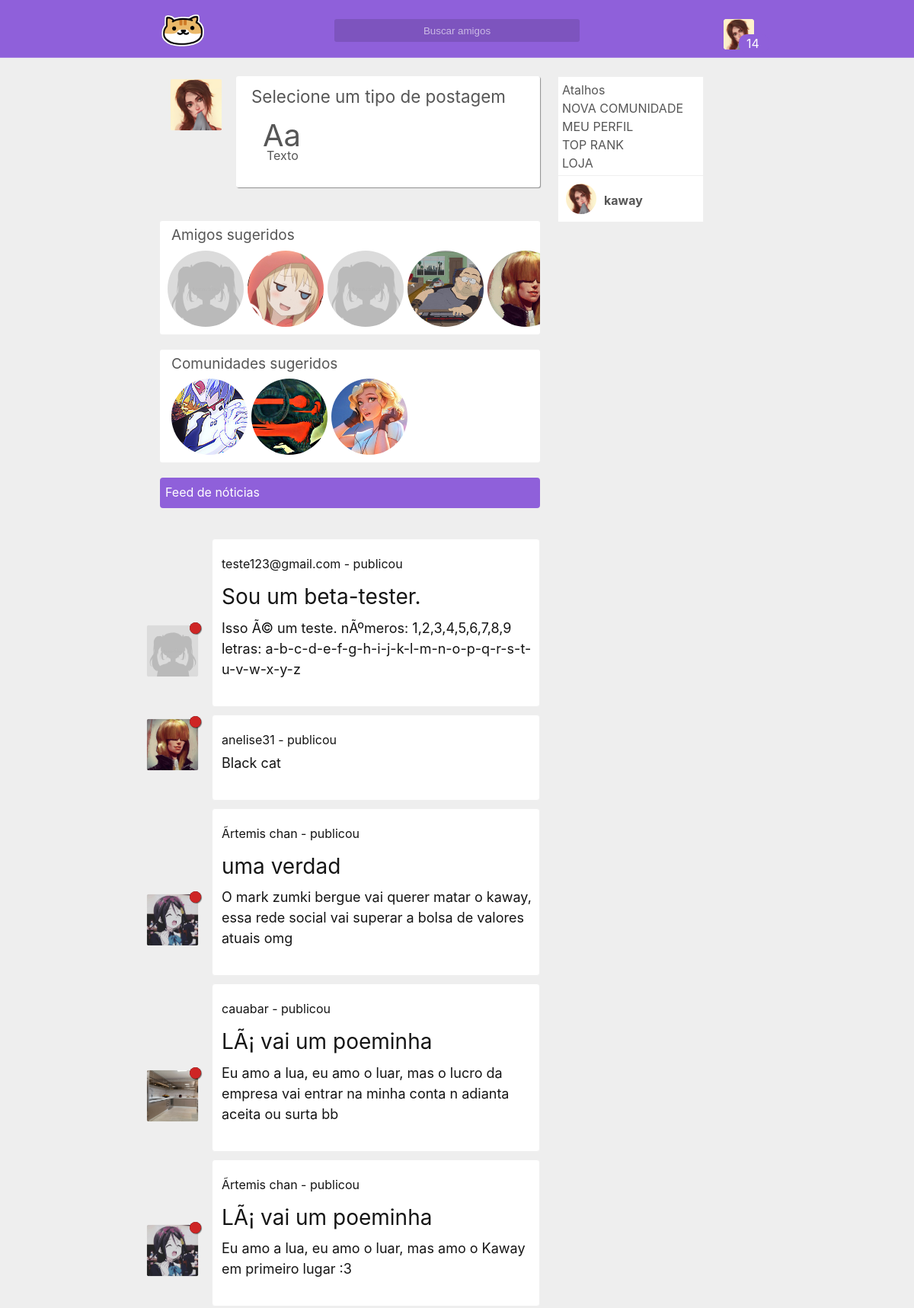
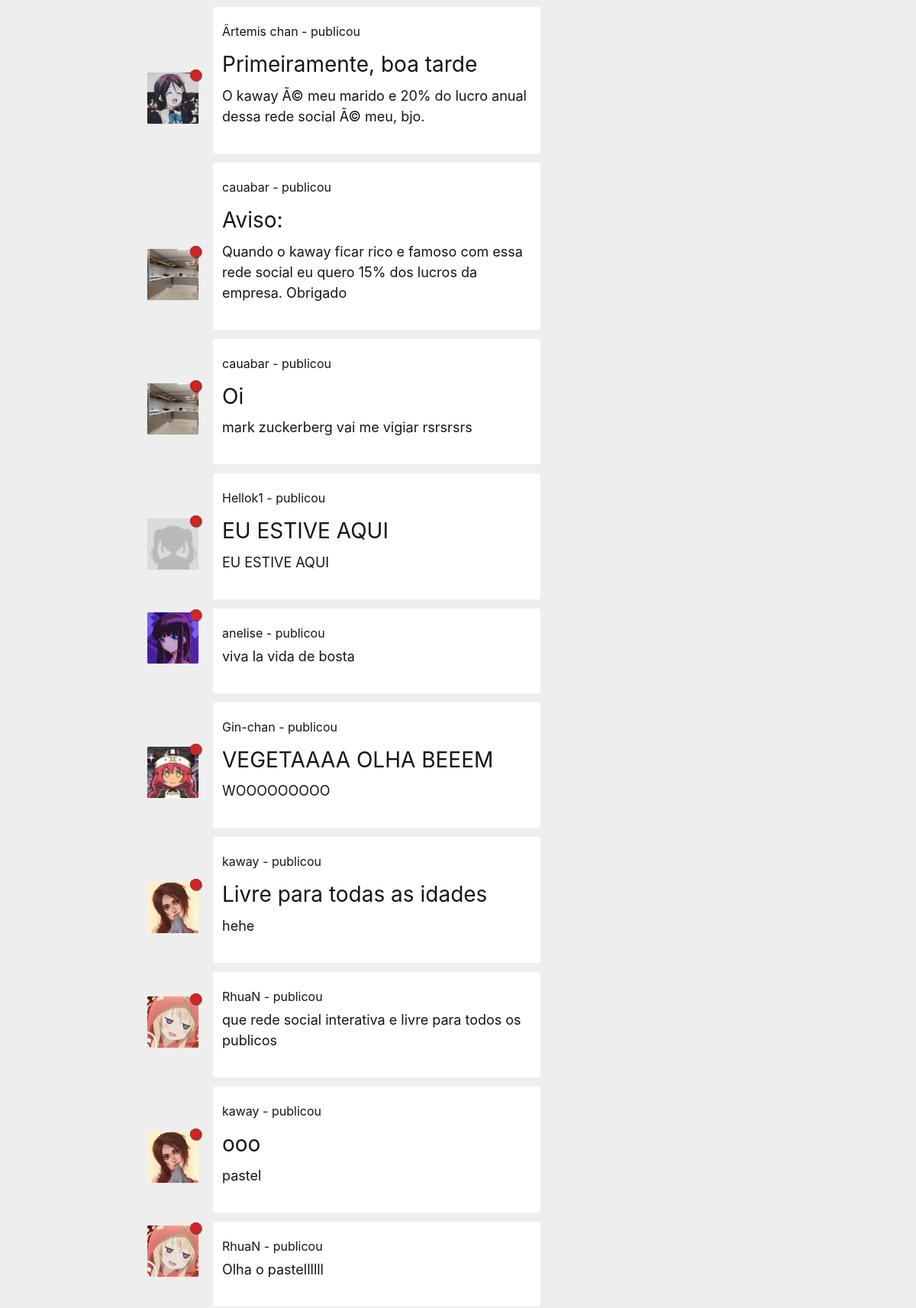
/autoload/start.php (signed in, upper part), run on the app's committed database (2 pictures, top to bottom).
### tables this page shows
CREATE TABLE `user` (
  `id` int(11) NOT NULL,
  `cry` varchar(255) NOT NULL,
  `wtf` varchar(2555) NOT NULL,
  `cool` varchar(2555) NOT NULL,
  `baby` varchar(2555) NOT NULL,
  `very` varchar(2555) NOT NULL,
  `nani` varchar(255) NOT NULL,
  `email` varchar(100) NOT NULL,
  `password` varchar(255) NOT NULL,
  `usuario` varchar(255) NOT NULL,
  `admin` int(11) NOT NULL,
  `avatar` varchar(255) NOT NULL,
  `background` text NOT NULL,
  `cover` text NOT NULL,
  `config` int(11) NOT NULL,
  `game` text NOT NULL,
  `movie` text NOT NULL,
  `pincode` varchar(10) NOT NULL,
  `ip` varchar(255) NOT NULL,
  `tuturial` int(11) NOT NULL,
  `exp` int(11) NOT NULL,
  `lvl` int(11) NOT NULL,
  `tag` int(11) NOT NULL,
  `money` int(11) NOT NULL,
  `status` varchar(200) NOT NULL,
  `anime_favorito` int(11) NOT NULL
);

CREATE TABLE `comunidade` (
  `id` int(11) NOT NULL,
  `iduser` int(11) NOT NULL,
  `nome` text NOT NULL,
  `sobre` text NOT NULL,
  `verificado` int(11) NOT NULL,
  `avatar` varchar(255) NOT NULL,
  `cover` varchar(255) NOT NULL
);

CREATE TABLE `postagem` (
  `id` int(11) NOT NULL,
  `iduser` int(11) NOT NULL,
  `cry` varchar(2555) NOT NULL,
  `title` text NOT NULL,
  `texto` text NOT NULL
);

### autoload/template/body.php (called while the page is built)
<?php
require './templates/index.php';

### autoload/template.php (called while the page is built)
<?php
require './autoload/template/html.php';
function html(){
	require './autoload/template/body.php';
}

### autoload/start.php (called while the page is built)
<?php
require 'template.php';

### autoload/user/user.php (called while the page is built, shortened)
<?php
if(isset($_COOKIE['iduser']) && (isset($_COOKIE['cry']) ) ){
	$iduser = $_COOKIE['iduser'];
	$cry = $_COOKIE['cry'];
    $wtf = $_COOKIE['wtf'];
    $cool = $_COOKIE['cool'];
    $baby = $_COOKIE['baby'];
    $very = $_COOKIE['very'];
	$result_usuario = "SELECT * FROM user WHERE id = '$iduser' && cry = '$cry' and wtf = '$wtf' and cool = '$cool' and baby = '$baby' and very = '$very' LIMIT 1";
    $resultado_usuario = mysqli_query($conn, $result_usuario);
    $user = mysqli_fetch_assoc($resultado_usuario);
}
?>

### config/config.php (called while the page is built, shortened)
<?php
$dataAtual = date('d/m/Y H:i:s');

### view/dashboard/feed/post.php (the view, shortened to what this page needs)
<?php if(isset($template)){?>
<div class="notice">
    <p>Feed de nóticias</p>
</div>
<?php
$post = "SELECT * FROM postagem WHERE id ORDER BY id DESC";
$posta = mysqli_query($conn, $post);
foreach ($posta as $posta => $postas) {
?>
<?php
$quem = $postas['iduser'];
$result_peopledt = "SELECT * FROM user WHERE id = $quem LIMIT 1";
 $resultado_peoplede = mysqli_query($conn, $result_peopledt);
foreach ($resultado_peoplede as $resultado_peoplede => $resultado_peopledes) {
$status = $resultado_peopledes['status'];
$statusatual = null;
if($status >= $dataAtual){
            $statusatual = "1";
}
else{
            $statusatual = "0";
}
?>
<div class="post">
<p style="color: #151515 !important; top: 10px; position: relative; left: 2px;word-wrap: break-word;"><a href="/profile/<?php echo $resultado_peopledes['id'];?>""><?php echo $resultado_peopledes['usuario'];?></a> - publicou</p>
<h1 style="color: #151515 !important; top: -15px; position: relative; left: 2px; font-size: 28px;word-wrap: break-word; width: 95%;"><?php echo $postas['title'];?></h1>
<span style="color: #151515 !important; top: -25px; position: relative; left: 2px; font-size: 18px; word-wrap: break-word;"><?php echo $postas['texto'];?></span>
<div class="postaaa" style="left: -100px; position: absolute;">
<div class="avatar" style="top: -100px; position: absolute;">
<div class="online" style="top: 0px; height: 15px; z-index: 1000; right: 5px; width: 15px; background: #151515;"><div class="verificar" uk-tooltip="<?php if($statusatual == "1"){ echo 'Usuario online';}else{ echo 'Usuario Offline';} ?>" id="verificando<?php echo $resultado_peopledes['id']; echo $postas['id'];?>"></div></div>
<a href='/profile/<?php echo $resultado_peopledes['id'];?>'><img uk-tooltip="<?php echo $resultado_peopledes['usuario'];?>" src="/img/user/<?php echo $resultado_peopledes['avatar'];?>"/></a>
</div>
</div>
</div>
<?Php } } ?>
</div>
<?Php } else{ include '../404/index.php';}?>

### view/dashboard/menu.php (shortened to what this page needs)
<?php if(isset($template)){?>
<?php if(isset($_COOKIE['iduser']) && (isset($_COOKIE['cry']) )){ ?>
<div class="headerta">
	<div class="align">
		<a href="/"><img class="logo" src="/assets/img/friends.png"/></a>
	<div class="boxcenter">
		<input class="busca" type="text" placeholder="Buscar amigos"/>
	</div>
	<div class="boxleft">
		<div class="okaysr">
		<img class="avatar" src="/img/user/<?php echo $user['avatar'];?>"/>
		<p class="myrank"><span id="lvl"><?php echo $user['lvl'];?></span></p>
		</div>
	</div>
	</div>
</div>
<?Php } ?>
<?Php }  else{ include '../404/index.php';}?>

### view/dashboard/post/novo.php (shortened to what this page needs)
<?php if(isset($template)){?>
<div class="postaaa">
<div class="avatar">
<img src="/img/user/<?php echo $user['avatar'];?>"/>
</div>
</div>
<div class="postar">
<div class="tipos">
<p style="color: #565656 !important; top: 20px; position: relative; left: 20px; font-size: 1.4em;">Selecione um tipo de postagem</p>
<div class="tipo" id="tipotexto" uk-tooltip="Publique em forma de texto">
    <h1>Aa</h1>
    <p>Texto</p>
</div>
</div>
</div>
<?Php } else{ include '../404/index.php';}?>

### view/dashboard/sugeridos/amigos.php (shortened to what this page needs)
<?php if(isset($template)){?>
<?php
$iduser = $user['id'];
$result_people = "SELECT * FROM user WHERE id <> '$iduser' ORDER BY RAND() LIMIT 40";
$resultado_people = mysqli_query($conn, $result_people);
$people = mysqli_fetch_assoc($resultado_people);
if($people){
?>
<div class="uk-position-relative uk-visible-toggle uk-light" uk-slider id="sugeridos">
<span>Amigos sugeridos</span>
    <ul class="uk-slider-items uk-child-width-1-2 uk-child-width-1-3@s uk-child-width-1-4@m">
    	<?php
    	$iduser = $user['id'];
    	$result_people = "SELECT * FROM user WHERE id <> '$iduser' ORDER BY RAND() LIMIT 40";
	    $resultado_people = mysqli_query($conn, $result_people);
    	foreach ($resultado_people as $resultado_people => $resultado_peoples) {
    	?>
        <a class="ok" href="/profile/<?php echo $resultado_peoples['id'];?>">
        	<li uk-tooltip="<?php echo $resultado_peoples['usuario'];?>">
            <img src="/img/user/<?php echo $resultado_peoples['avatar'];?>" alt="">
        </li></a>
    <?php }?>
    </ul>
</div>
<?php } ?>
<?Php } else{ include '../404/index.php';}?>

### view/dashboard/sugeridos/paginas.php (shortened to what this page needs)
<?php if(isset($template)){?>
<?php
$result_comunidade = "SELECT * FROM comunidade WHERE id  ORDER BY RAND() LIMIT 40";
$resultado_comunidade = mysqli_query($conn, $result_comunidade);
$comunidade = mysqli_fetch_assoc($resultado_comunidade);
if($comunidade){
?>
<div class="uk-position-relative uk-visible-toggle uk-light" uk-slider id="sugeridos">
<span>Comunidades sugeridos</span>
    <ul class="uk-slider-items uk-child-width-1-2 uk-child-width-1-3@s uk-child-width-1-4@m">
        <?php
        $result_comunidade = "SELECT * FROM comunidade WHERE id  ORDER BY RAND() LIMIT 40";
        $resultado_comunidade = mysqli_query($conn, $result_comunidade);
        foreach ($resultado_comunidade as $resultado_comunidade => $resultado_comunidades) {
        ?>
        <a class="ok" href="/comunidade/<?php echo $resultado_comunidades['id'];?>">
            <li uk-tooltip="<?php echo $resultado_comunidades['nome'];?>">
            <img src="/img/comunidade/avatar/<?php echo $resultado_comunidades['avatar'];?>" alt="">
        </li></a>
    <?php }?>
    </ul>
</div>
<?php } ?>
<?Php } else{ include '../404/index.php';}?>

### view/dashboard/status/me.php
<?php if(isset($template)){?>
<div class="links">
<p>Atalhos</p>
<a href="/create_page">Nova comunidade</a>
<br>
<a href="/profile/<?php echo $user['id'];?>">Meu perfil</a>
<br>
<a href="/toprank">Top rank</a>
<br>
<a href="/loja">Loja</a>
</div>
<div class="status">
<a href="/profile/<?php echo $user['id'];?>">
<img class="avatar" src="/img/user/<?php echo $user['avatar'];?>"/>
<p class="user"><?php echo $user['usuario'];?></p>
</a>
</div>
<?Php } else{ include '../404/index.php';}?>

### assets/css/style.css (style rules this page uses)
* { font-smooth: never; -webkit-font-smoothing : none; padding: 0; margin: 0px; }
body { overflow-y: auto; overflow-x: hidden; }
a { color: #151515 !important; }
a,p,span { font-size: 1em; }
html { background-color: #eee !important; }
p, span, h1, h2 { color: #565656 !important; }
.busca::placeholder { color: hsla(0,0%,100%,.6) !important; opacity: 1; }
input { outline: 0; }
::placeholder { color: #555; opacity: 1; }
.headerta { width: 100%; height: 75px; position: fixed; top: 0; left: 0; background: #8f60da; border-bottom: 1px solid hsla(0,0%,100%,.2);; z-index: 100000000; }
.headerta .logo { position: relative; width: 60px; top: 10px; height: 60px; cursor: pointer; transition: 1s; }
.headerta .align { position: relative; margin: 0px auto; width: 65%; }
.headerta .boxcenter { display: flex; align-items: center; justify-content: center; }
.headerta .boxcenter .busca { background: rgba(0,0,0,.13); -webkit-box-pack: center; -webkit-justify-content: center; -ms-flex-pack: center; justify-content: center; border: none; bottom: 35px; position: relative; padding: 5px; text-align: center; border-radius: 3px; width: 40%; height: 20px; transition: 0.3s; }
.align { position: relative; margin: 0px auto; width: 65%; }
.status { position: fixed; top: 230px; width: 15%; height: 50px; display: flex; align-items: flex-end; float: right; right: 23%; background: #fff; border: 1px solid #efefef; padding: 5px; z-index: 100000; }
.status a { color: #fff !important; }
.feed .post { width: calc(100% - 90px); height: auto; background: #fff !important; border: 1px solid #efefef; margin-top: 10px; top: 50px; position: relative; border-radius: 4px; left: 68px; padding: 10px; }
.status .avatar { border-radius: 50%; width: 40px; height: 40px; top: 10px; position: absolute; left: 10px; }
.status .user { position: absolute; top: 0px; left: 60px; font-weight: bold; color: #565656 !important; }
.boxleft { position: absolute; float: right; right: 0; }
.boxleft .avatar { width: 40px; height: 40px; background: #fff; position: relative; top: 40px; border-radius: 10%; }
.boxleft .okaysr { position: relative; bottom: 105px; height: 90px; border-radius: 20px; cursor: pointer; }
.notice { width: 100%; height: 40px; background: #8f60da !important; border-radius: 4px; margin-top: 20px; top: 20px; position: relative; }
.notice p { text-align: left; padding: 7px; color: #fff !important; }
#sugeridos { position: relative; top: 80px; background: #fff; padding: 10px; border-radius: 3px; margin-top: 20px; }
#sugeridos span { padding: 5px; font-size: 19px; position: relative; bottom: 5px; }
#sugeridos img { width: 100px; height: 100px; border-radius: 0px; border-radius: 50%; }
#sugeridos li { width: 100px !important; height: 100px !important; }
#sugeridos .ok { width: 100px !important; height: 100px !important; margin-left: 5px; }
.postar { width: calc(100% - 100px); background: #fff; height: auto; top: 0px; position: absolute; border-radius: 3px; float: left; left: 100px; z-index: 1000; box-shadow: 1px 1px 1px rgba(0,0,0,.40); }
.postaaa .avatar { width: 90px; height: 90px; border-radius: 3px; }
.postaaa .avatar img { height: 75px; width: 75px; position: relative; left: 10px; transform: scale(0.9); border-radius: 3px; cursor: pointer; }
.postar .tipo { width: 80px; height: 70px; cursor: pointer; display: inline-block; position: relative; top: 10px; left: 20px; }
.postar .tipo h1 { color: #565656 !important; padding: 0px; font-size: 2.5em; left: 15px; position: relative; }
.postar .tipo p { color: #565656 !important; position: relative; top: -30px; left: 20px; font-size: 1.0em; }
.postar .tipos { display: block; position: relative; top: -10px; }
.myrank { position: relative; top: 0px; z-index: 100; background: #8f60da !important; width: auto; border-radius: 10px; left: 20px; }
.myrank span { position: relative; left: 10px; color: #fff !important; }
.links { position: fixed; top: 100px; width: 15%; height: auto; float: right; right: 23%; background: #fff; border: 1px solid #efefef; padding: 5px; z-index: 100000; }
.links p { top: 0px; position: relative; }
.links a { text-align: center; position: relative; text-transform: uppercase; color: #565656 !important; top: -20px; left: 0px; width: 100%; }
.online { width: 15px; height: 15px; background: #fff; position: absolute; float: right; right: 0; box-shadow: 1px 1px 1px rgba(0,0,0,0.50); border-radius: 50%; top: -5px; }
.verificar { border-radius: 50%; }

### data on the page
user: avatar (picture), lvl "14", usuario "kaway"
user: avatar (placeholder picture)
user: avatar (picture), usuario "RhuaN"
user: avatar (placeholder picture), usuario "Hellok1"
user: avatar (picture)
user: avatar (picture), usuario "anelise31"
comunidade: avatar (picture)
comunidade: avatar (picture)
comunidade: avatar (picture)
postagem: title "Sou um beta-tester.", texto "Isso Ã© um teste. nÃºmeros: 1,2,3,4,5,6,7,8,9 letras: a-b-c-d-e-f-g-h-i-j-k-l-m-n-o-p-q-r-s-t-u-v-w-x-y-z"
user: usuario "teste123@gmail.com", avatar (placeholder picture)
postagem: texto "Black cat"
postagem: title "uma verdad", texto "O mark zumki bergue vai querer matar o kaway, essa rede social vai superar a bolsa de valores atuais omg"
user: usuario "Ãrtemis chan", avatar (picture)
postagem: title "LÃ¡ vai um poeminha", texto "Eu amo a lua, eu amo o luar, mas o lucro da empresa vai entrar na minha conta n adianta aceita ou surta bb"
user: usuario "cauabar", avatar (picture)
postagem: title "LÃ¡ vai um poeminha", texto "Eu amo a lua, eu amo o luar, mas amo o Kaway em primeiro lugar :3"
postagem: title "Primeiramente, boa tarde", texto "O kaway Ã© meu marido e 20% do lucro anual dessa rede social Ã© meu, bjo."
postagem: title "Aviso:", texto "Quando o kaway ficar rico e famoso com essa rede social eu quero 15% dos lucros da empresa. Obrigado"
postagem: title "Oi", texto "mark zuckerberg vai me vigiar rsrsrsrs"
postagem: title "EU ESTIVE AQUI", texto "EU ESTIVE AQUI"
postagem: texto "viva la vida de bosta"
user: usuario "anelise", avatar (picture)
postagem: title "VEGETAAAA OLHA BEEEM", texto "WOOOOOOOOO"
user: usuario "Gin-chan", avatar (picture)
postagem: title "Livre para todas as idades", texto "hehe"
postagem: texto "que rede social interativa e livre para todos os publicos"
postagem: title "ooo", texto "pastel"
postagem: texto "Olha o pastellllll"
